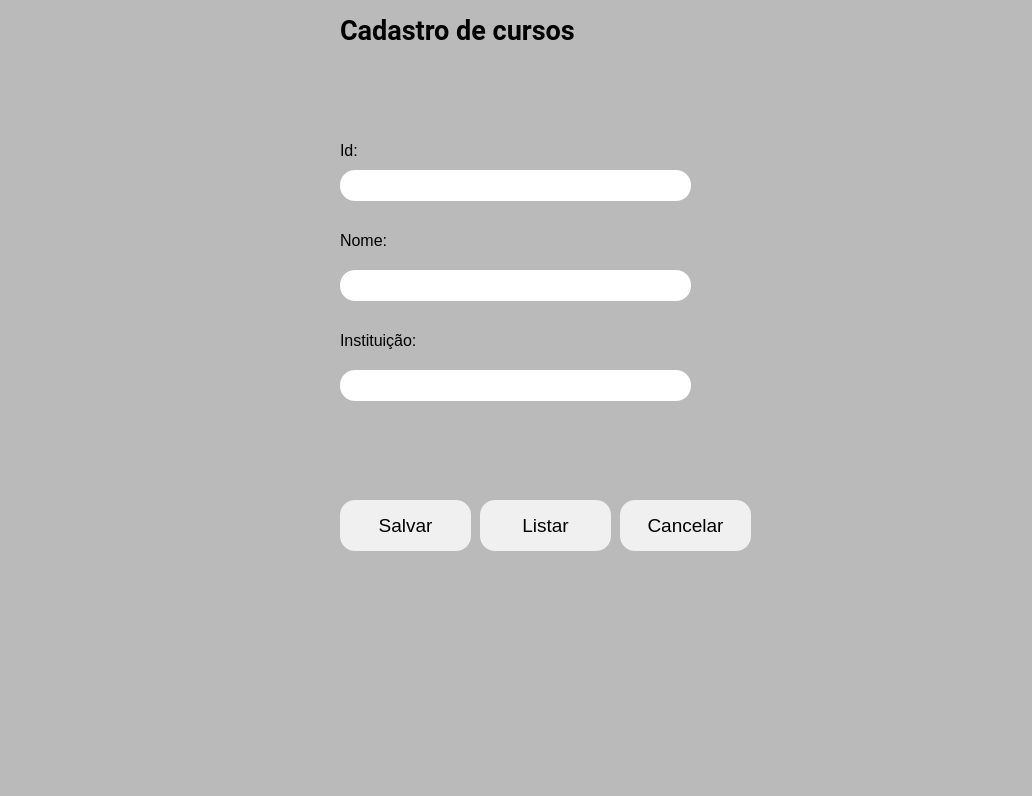
<?xml version="1.0" encoding="UTF-8"?>
<ui version="4.0">
 <class>MainWindow</class>
 <widget class="QMainWindow" name="MainWindow">
  <property name="geometry">
   <rect>
    <x>0</x>
    <y>0</y>
    <width>1032</width>
    <height>796</height>
   </rect>
  </property>
  <property name="windowTitle">
   <string>MainWindow</string>
  </property>
  <property name="styleSheet">
   <string notr="true">background-color: rgb(186, 186, 186);</string>
  </property>
  <widget class="QWidget" name="centralwidget">
   <widget class="QLineEdit" name="lineEdit_id">
    <property name="geometry">
     <rect>
      <x>340</x>
      <y>170</y>
      <width>351</width>
      <height>31</height>
     </rect>
    </property>
    <property name="styleSheet">
     <string notr="true">background-color: rgb(255, 255, 255);
border-radius: 15px;
</string>
    </property>
   </widget>
   <widget class="QLineEdit" name="lineEdit_nome">
    <property name="geometry">
     <rect>
      <x>340</x>
      <y>270</y>
      <width>351</width>
      <height>31</height>
     </rect>
    </property>
    <property name="styleSheet">
     <string notr="true">background-color: rgb(255, 255, 255);
border-radius: 15px;</string>
    </property>
   </widget>
   <widget class="QLineEdit" name="lineEdit_instituicao">
    <property name="geometry">
     <rect>
      <x>340</x>
      <y>370</y>
      <width>351</width>
      <height>31</height>
     </rect>
    </property>
    <property name="styleSheet">
     <string notr="true">background-color: rgb(255, 255, 255);
border-radius: 15px;</string>
    </property>
   </widget>
   <widget class="QLabel" name="label">
    <property name="geometry">
     <rect>
      <x>340</x>
      <y>10</y>
      <width>381</width>
      <height>41</height>
     </rect>
    </property>
    <property name="font">
     <font>
      <family>Roboto</family>
      <pointsize>20</pointsize>
      <weight>75</weight>
      <bold>true</bold>
     </font>
    </property>
    <property name="text">
     <string>Cadastro de cursos</string>
    </property>
   </widget>
   <widget class="QLabel" name="label_2">
    <property name="geometry">
     <rect>
      <x>340</x>
      <y>140</y>
      <width>51</width>
      <height>20</height>
     </rect>
    </property>
    <property name="font">
     <font>
      <pointsize>12</pointsize>
     </font>
    </property>
    <property name="text">
     <string>Id:</string>
    </property>
   </widget>
   <widget class="QLabel" name="label_3">
    <property name="geometry">
     <rect>
      <x>340</x>
      <y>230</y>
      <width>71</width>
      <height>20</height>
     </rect>
    </property>
    <property name="font">
     <font>
      <pointsize>12</pointsize>
     </font>
    </property>
    <property name="text">
     <string>Nome:</string>
    </property>
   </widget>
   <widget class="QLabel" name="label_4">
    <property name="geometry">
     <rect>
      <x>340</x>
      <y>325</y>
      <width>141</width>
      <height>31</height>
     </rect>
    </property>
    <property name="font">
     <font>
      <pointsize>12</pointsize>
     </font>
    </property>
    <property name="text">
     <string>Instituição:</string>
    </property>
   </widget>
   <widget class="QPushButton" name="pushButton_salvar">
    <property name="geometry">
     <rect>
      <x>340</x>
      <y>500</y>
      <width>131</width>
      <height>51</height>
     </rect>
    </property>
    <property name="font">
     <font>
      <pointsize>14</pointsize>
     </font>
    </property>
    <property name="styleSheet">
     <string notr="true">background-color: rgb(240, 240, 240);
border-radius: 15px;</string>
    </property>
    <property name="text">
     <string>Salvar</string>
    </property>
   </widget>
   <widget class="QPushButton" name="pushButton_cancelar">
    <property name="geometry">
     <rect>
      <x>620</x>
      <y>500</y>
      <width>131</width>
      <height>51</height>
     </rect>
    </property>
    <property name="font">
     <font>
      <pointsize>14</pointsize>
     </font>
    </property>
    <property name="styleSheet">
     <string notr="true">background-color: rgb(240, 240, 240);
border-radius: 15px;</string>
    </property>
    <property name="text">
     <string>Cancelar</string>
    </property>
   </widget>
   <widget class="QPushButton" name="pushButton_listar">
    <property name="geometry">
     <rect>
      <x>480</x>
      <y>500</y>
      <width>131</width>
      <height>51</height>
     </rect>
    </property>
    <property name="font">
     <font>
      <pointsize>14</pointsize>
     </font>
    </property>
    <property name="styleSheet">
     <string notr="true">background-color: rgb(240, 240, 240);
border-radius: 15px;</string>
    </property>
    <property name="text">
     <string>Listar</string>
    </property>
   </widget>
  </widget>
  <widget class="QMenuBar" name="menubar">
   <property name="geometry">
    <rect>
     <x>0</x>
     <y>0</y>
     <width>1032</width>
     <height>18</height>
    </rect>
   </property>
  </widget>
  <widget class="QStatusBar" name="statusbar"/>
 </widget>
 <resources/>
 <connections/>
</ui>
